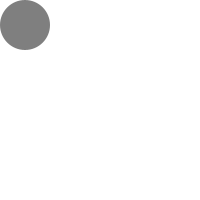
Frame 1 (no input)
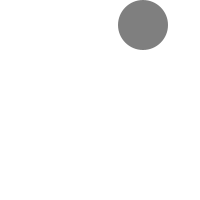
Frame 60 (the mouse pressed at the canvas centre just before this capture)
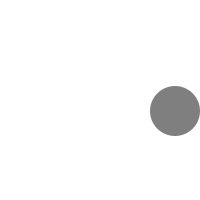
Frame 120 (the mouse held since frame 60 and released just before this capture)

The Processing sketch that drew these frames (run headless with seeded random() and noise(); from frame 60 on, the mouse is pressed at the canvas centre):

// Processing sketch: exemple_08_03_balle_borderline
// ── exemple_08_03_balle_borderline.pde
int r = 25;
float x = r;
float y = r;
float v = 2;
int etat = 0;

void setup() {
  size(200, 200);
  noStroke();
  fill(127);
  ellipseMode(RADIUS);
}

void draw() {
  background(255);
  ellipse(x, y, r, r);

  if (etat == 0) {
    x += v;
    if (x > width - r) {
      x = width - r;
      etat = 1;
    }
  } else if (etat == 1) {
    y += v;
    if (y > height - r) {
      y = height - r;
      etat = 2;
    }
  } else if (etat == 2) {
    x -= v;
    if (x < r) {
      x = r;
      etat = 3;
    }
  } else {
    y -= v;
    if (y < r) {
      y = r;
      etat = 0;
    }
  }
}
